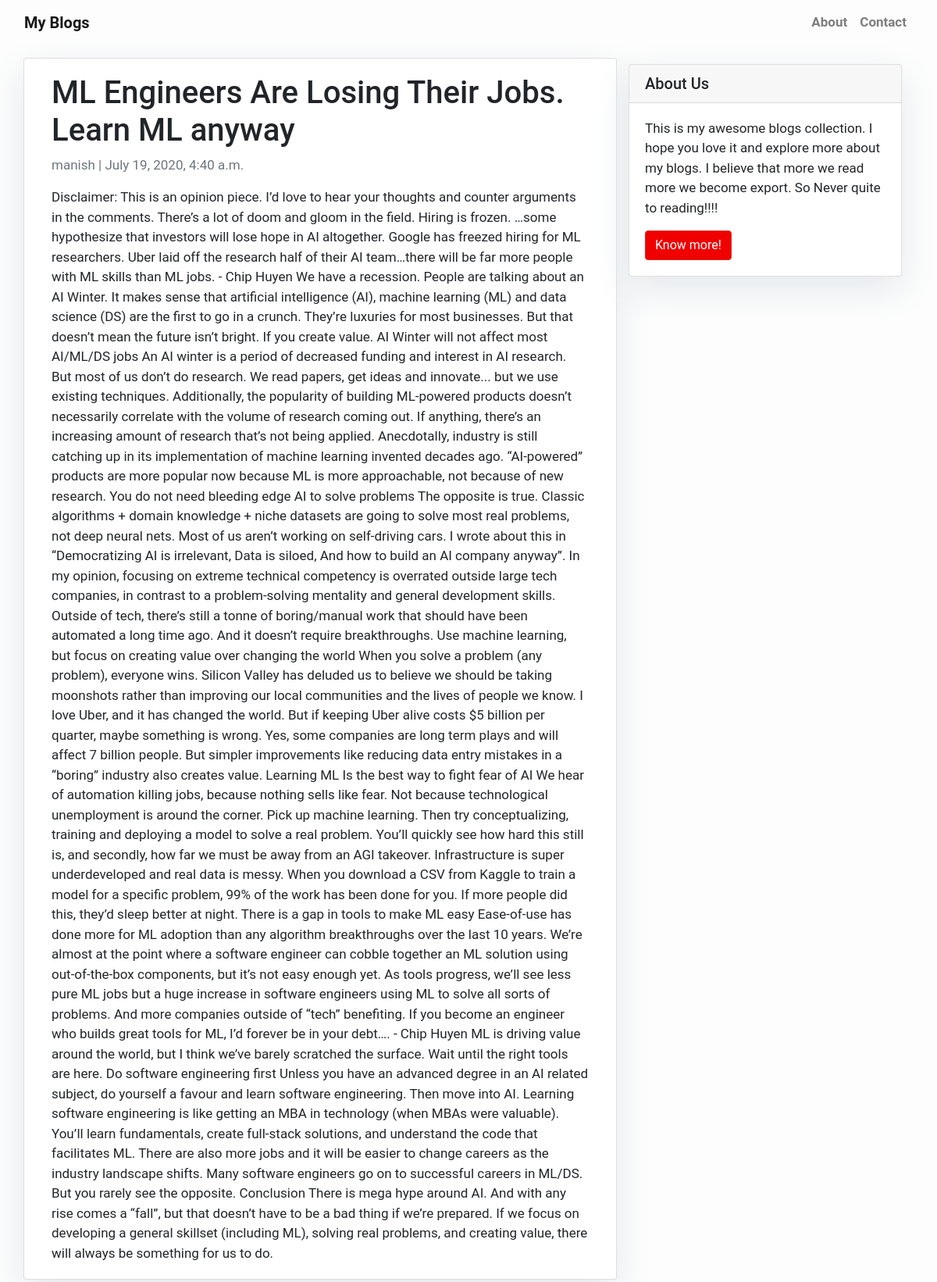
The page /5 on the database its author committed.
### blogs/models.py (models this page shows, shortened)
class Post(models.Model):
  title = models.CharField(max_length=200, unique=True)
  slug = models.SlugField(max_length=200, unique=True)
  author = models.ForeignKey(User, on_delete = models.CASCADE, related_name="blog_posts")
  updated_on = models.DateTimeField(auto_now=True)
  content = models.TextField()
  created_on = models.DateTimeField(auto_now=True)
  status = models.IntegerField(choices=STATUS, default=0)
  class Meta:
    ordering = ['-created_on']

### blogs/views.py (the view)
# urls.py: path('<int:user>', PostDetail, name='post_detail')
def PostDetail(request, user):
  user_obj=  Post.objects.get(id=user)
  return render(request, 'blogs/post_detail.html', context= {
    'data':user_obj
   })

### blogs/templates/blogs/post_detail.html
{% extends 'blogs/base.html' %} {% block content %}
<div class="container">
  <div class="row">
    <div class="col-md-8 card mb-4  mt-3 left  top">
      <div class="card-body">
        <h1>{% block title %} {{ data.title }} {% endblock title %}</h1>
        <p class=" text-muted">{{ data.author }} | {{ data.created_on }}</p>
        <p class="card-text ">{{ data.content | safe }}</p>
      </div>
    </div>
    {% block sidebar %} {% include 'blogs/sidebar.html' %} {% endblock sidebar %}
  </div>
</div>
{% endblock content %}

### blogs/templates/blogs/base.html (style rules this page uses)
body { font-family: "Roboto", sans-serif; font-size: 17px; background-color: #fdfdfd; }

### blogs/templates/blogs/sidebar.html (style rules this page uses)
.card { box-shadow: 0 16px 48px #E3E7EB; }

### rows shown on the page
Post: title "ML Engineers Are Losing Their Jobs. Learn ML anyway", author "manish", created_on "July 19, 2020, 4:40 a.m.", content "Disclaimer: This is an opinion piece. I’d love to hear your thoughts and counter arguments in the comments. There’s a lot of doom and gloom in the field. Hiring is frozen. …some hypothesize that investors will lose hope in AI altogether. Google has freezed hiring for ML researchers. Uber laid off the research half of their AI team…there will be far more people with ML skills than ML jobs. - Chip Huyen We have a recession. People are talking about an AI Winter. It makes sense that artificial intelligence (AI), machine learning (ML) and data science (DS) are the first to go in a crunch. They’re luxuries for most businesses. But that doesn’t mean the future isn’t bright. If you create value.…"
